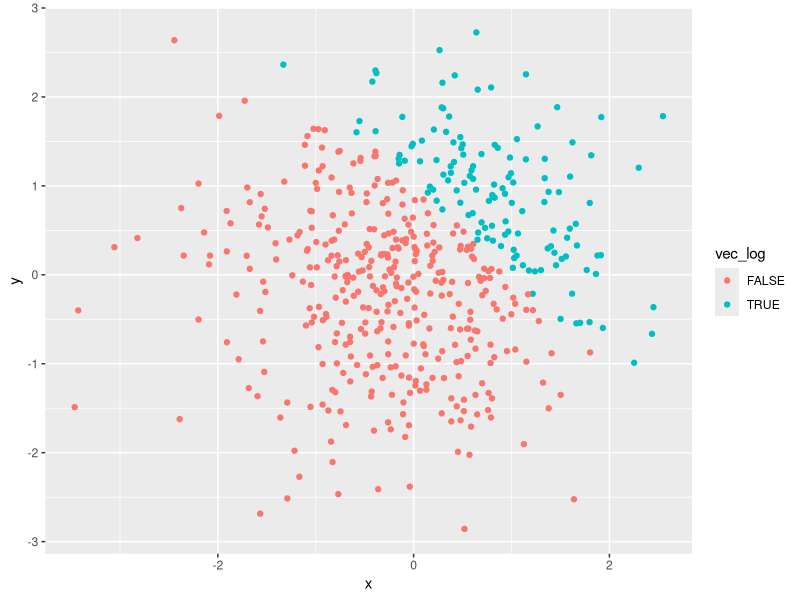
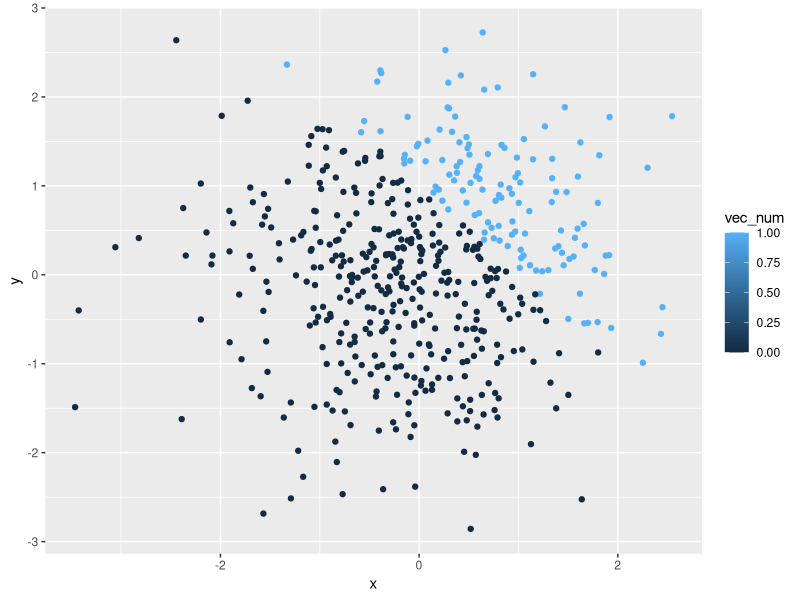
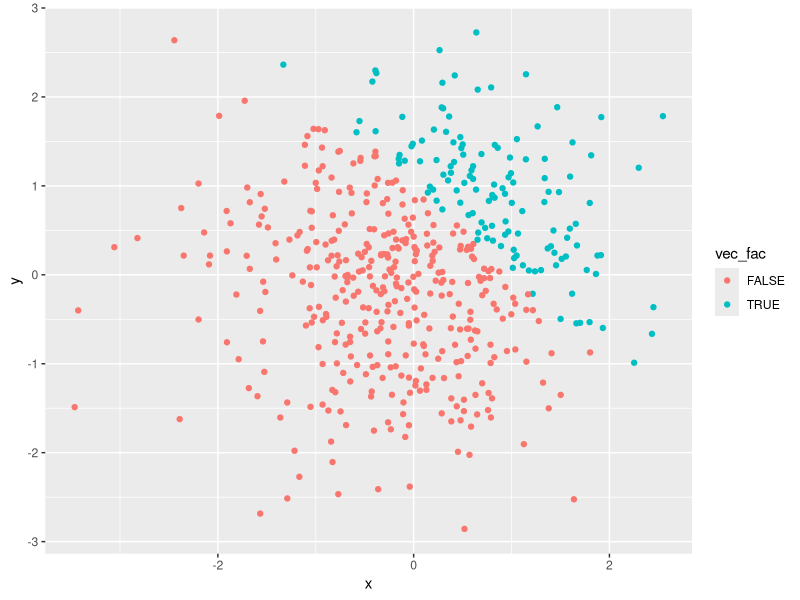
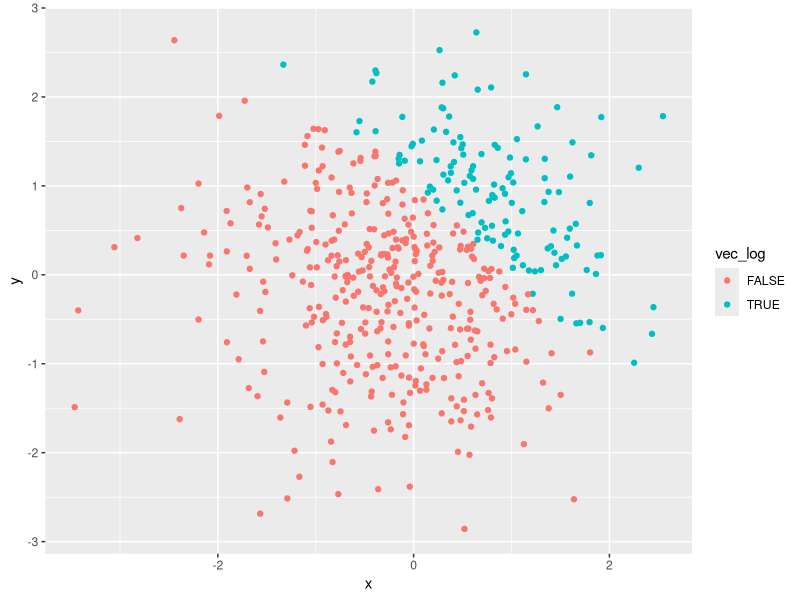

Recreate these plots in R, in order.
## ---- chunk 1
library(tidyverse)

# create data frame
df = tibble(
  var_num = rnorm(8),
  var_log = var_num > 0,
  var_cha = c("Bronx", "Brooklyn", "Manhattan", "Queens", "Staten Island","Roosevelt Island", "U thant Island", "Marble Hill" ),
  var_fac = factor(c("low", "medium", "high", "high", "medium", "low", "low", "medium"))
)

# calculate mean
mean(pull(df, var_num))
mean(pull(df, var_log))
mean(pull(df, var_cha))
mean(pull(df, var_fac))
## ---- chunk 2
multi1 = pull(df, var_num) * as.numeric(pull(df, var_log))
as.factor(pull(df, var_log))
multi2 = pull(df, var_num) * as.factor(pull(df, var_log))
multi3 = pull(df, var_num) * as.numeric(as.factor(pull(df, var_log)))
multi3
## ---- chunk 3
# create a data frame 
df2 = tibble(
  x = rnorm(500),
  y = rnorm(500), 
  vec_log = x + y > 1,
  vec_num = as.numeric(vec_log),
  vec_fac = as.factor(vec_log),
)
## ---- chunk 4
ggplot(df2, aes(x = x, y = y, colour = vec_log)) + geom_point() 
ggsave("scatter_plot.pdf")
ggplot(df2, aes(x = x, y = y, colour = vec_num)) + geom_point() 
ggplot(df2, aes(x = x, y = y, colour = vec_fac)) + geom_point() 

